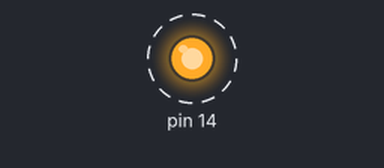
Bench run of a sketch on a simulated Arduino Uno, built with avr-gcc and run on an emulated ATmega328P. Shown: output pins drawn as LEDs (lit = HIGH). Dashed ring = blinking.

Above: at 0.5 s.
Timing chart, 0 to 4.6 s (numbered marks = the images above):
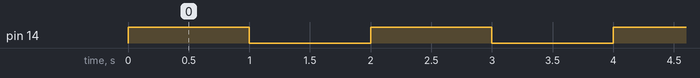

The sketch:

ToggleLEDManual.ino
```cpp
#define PINC 0x26
#define DDRC 0x27
#define PORTC 0x28

void setup() {
  *(uint8_t*) DDRC = (uint8_t) 0b1;
  *(uint8_t*) PORTC = (uint8_t) 0b1;
}

void loop() {
  delay(1000);
  *(uint8_t*) PINC |= (uint8_t) 0b1;
}
```

Measured:
- by itself, pin 14: alternates HIGH for 1.0 s and LOW for 1.0 s
